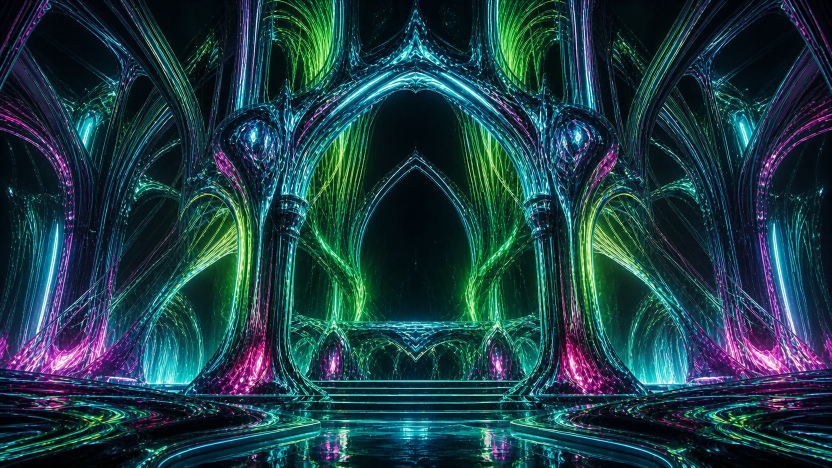
#> input picture vzx/resources/signal-vault/layers-v04/cathedral-master-v04.png, 1664 x 935 px (shown at 1/2 size)
$ python build-vzx-cathedral-v04.py
#> lines starting #> are read from the running program, lines starting #| are printed output that depends on the picture; after the words box and inside, x2 and y2 are one past the last pixel; in counts of white or black regions, pixels touching at a corner belong together
from __future__ import annotations

import base64
import json
from pathlib import Path

from PIL import Image, ImageChops, ImageDraw, ImageEnhance, ImageFilter


ROOT = Path(__file__).resolve().parents[1]
SOURCE = ROOT / "vzx/resources/signal-vault/layers-v04/cathedral-master-v04.png"
OUT_DIR = ROOT / "vzx/resources/signal-vault/layers-v04"
STATE_PATH = ROOT / "vzx/states/signal-cathedral-v04"
SIZE = (1664, 935)


LAYERS = [
    {"name": "crown_apex", "band": "highmid", "polys": [[(0.35, 0), (0.65, 0), (0.64, .19), (.50, .24), (.36, .19)]], "alpha": (.34, .68), "scale": (.985, .17), "cycle": (.018, .13, .05)},
    {"name": "crown_left", "band": "mid", "polys": [[(.20, .10), (.50, .10), (.50, .31), (.39, .32), (.29, .55), (.20, .55)]], "alpha": (.30, .66), "scale": (.975, .22), "cycle": (.025, .11, .12)},
    {"name": "crown_right", "band": "mid", "polys": [[(.50, .10), (.80, .10), (.80, .55), (.71, .55), (.61, .32), (.50, .31)]], "alpha": (.30, .66), "scale": (.975, .22), "cycle": (.025, .11, .62)},
    {"name": "main_column_left", "band": "bass", "polys": [[(.20, .18), (.40, .18), (.39, .86), (.20, .86)]], "alpha": (.36, .70), "scale": (.965, .28), "cycle": (.032, .095, .18)},
    {"name": "main_column_right", "band": "bass", "polys": [[(.60, .18), (.80, .18), (.80, .86), (.61, .86)]], "alpha": (.36, .70), "scale": (.965, .28), "cycle": (.032, .095, .68)},
    {"name": "outer_arch_left", "band": "lowmid", "polys": [[(0, 0), (.31, 0), (.30, .78), (0, .78)]], "alpha": (.26, .72), "scale": (.980, .20), "cycle": (.022, .075, .08)},
    {"name": "outer_arch_right", "band": "lowmid", "polys": [[(.69, 0), (1, 0), (1, .78), (.70, .78)]], "alpha": (.26, .72), "scale": (.980, .20), "cycle": (.022, .075, .58)},
    {"name": "inner_rib_left", "band": "mid", "polys": [[(.31, .24), (.50, .22), (.50, .72), (.32, .72)]], "alpha": (.28, .78), "scale": (.955, .30), "cycle": (.035, .14, .22)},
    {"name": "inner_rib_right", "band": "mid", "polys": [[(.50, .22), (.69, .24), (.68, .72), (.50, .72)]], "alpha": (.28, .78), "scale": (.955, .30), "cycle": (.035, .14, .72)},
    {"name": "portal_core", "band": "sub", "polys": [[(.38, .27), (.62, .27), (.65, .72), (.35, .72)]], "alpha": (.22, .86), "scale": (.925, .48), "cycle": (.045, .07, .00)},
    {"name": "upper_ribs_left", "band": "highmid", "polys": [[(.18, 0), (.46, 0), (.43, .34), (.22, .38)]], "alpha": (.24, .74), "scale": (.980, .18), "cycle": (.020, .17, .30)},
    {"name": "upper_ribs_right", "band": "highmid", "polys": [[(.54, 0), (.82, 0), (.78, .38), (.57, .34)]], "alpha": (.24, .74), "scale": (.980, .18), "cycle": (.020, .17, .80)},
    {"name": "aisle_glow_left", "band": "treble", "polys": [[(0, .30), (.28, .30), (.30, .78), (0, .82)]], "alpha": (.18, .90), "scale": (.990, .14), "cycle": (.016, .23, .10)},
    {"name": "aisle_glow_right", "band": "treble", "polys": [[(.72, .30), (1, .30), (1, .82), (.70, .78)]], "alpha": (.18, .90), "scale": (.990, .14), "cycle": (.016, .23, .60)},
    {"name": "root_left", "band": "bass", "polys": [[(.15, .58), (.43, .56), (.43, .86), (.14, .86)]], "alpha": (.28, .76), "scale": (.970, .30), "cycle": (.028, .105, .36)},
    {"name": "root_right", "band": "bass", "polys": [[(.57, .56), (.85, .58), (.86, .86), (.57, .86)]], "alpha": (.28, .76), "scale": (.970, .30), "cycle": (.028, .105, .86)},
    {"name": "stairs", "band": "lowmid", "polys": [[(.34, .66), (.66, .66), (.70, .90), (.30, .90)]], "alpha": (.32, .70), "scale": (.965, .24), "cycle": (.026, .12, .45)},
    {"name": "floor_center", "band": "sub", "polys": [[(.28, .78), (.72, .78), (.82, 1), (.18, 1)]], "alpha": (.24, .82), "scale": (.950, .38), "cycle": (.038, .08, .50)},
    {"name": "floor_left", "band": "treble", "polys": [[(0, .74), (.42, .74), (.40, 1), (0, 1)]], "alpha": (.20, .88), "scale": (.985, .18), "cycle": (.022, .19, .25)},
    {"name": "floor_right", "band": "treble", "polys": [[(.58, .74), (1, .74), (1, 1), (.60, 1)]], "alpha": (.20, .88), "scale": (.985, .18), "cycle": (.022, .19, .75)},
]

BANDS = {
    "sub": (0, 5.0),
    "bass": (1, 6.5),
    "lowmid": (2, 6.0),
    "mid": (4, 7.0),
    "highmid": (6, 8.5),
    "treble": (7, 11.0),
}

MOTION = {
    "crown_apex": ("y", .060),
    "crown_left": ("x", -.040),
    "crown_right": ("x", .040),
    "main_column_left": ("x", -.065),
    "main_column_right": ("x", .065),
    "outer_arch_left": ("x", -.080),
    "outer_arch_right": ("x", .080),
    "inner_rib_left": ("x", -.050),
    "inner_rib_right": ("x", .050),
    "portal_core": ("y", .025),
    "upper_ribs_left": ("y", .055),
    "upper_ribs_right": ("y", .055),
    "aisle_glow_left": ("x", -.085),
    "aisle_glow_right": ("x", .085),
    "root_left": ("x", -.060),
    "root_right": ("x", .060),
    "stairs": ("y", -.050),
    "floor_center": ("y", -.070),
    "floor_left": ("x", -.075),
    "floor_right": ("x", .075),
}


def b64(value: str) -> str:
    return base64.b64encode(value.encode("utf-8")).decode("ascii")


def px(poly: list[tuple[float, float]]) -> list[tuple[int, int]]:
    return [(round(x * SIZE[0]), round(y * SIZE[1])) for x, y in poly]


def build_images() -> None:
    OUT_DIR.mkdir(parents=True, exist_ok=True)
    master = Image.open(SOURCE).convert("RGB").resize(SIZE, Image.Resampling.LANCZOS)
#> master is the input picture: PIL image 1664x935 RGB; mean R, G, B 26.6, 60.7, 67.8
    master.save(SOURCE, optimize=True)

    base = ImageEnhance.Brightness(master).enhance(.74)
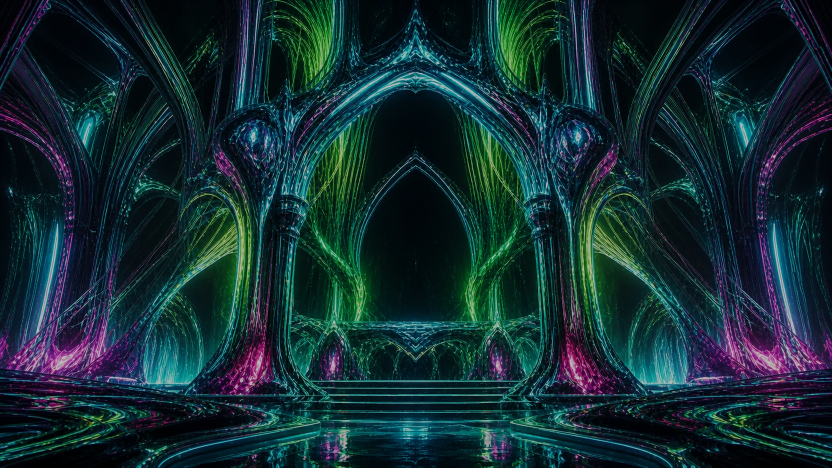
#> base: PIL image 1664x935 RGB (shown at 1/2 size); mean R, G, B 19.2, 44.4, 49.7
    base = ImageEnhance.Color(base).enhance(.95)
    base.save(OUT_DIR / "00-cathedral-shadow-base.png", optimize=True)

    luminous = ImageEnhance.Brightness(master).enhance(1.12)
    luminance = master.convert("L").point(lambda value: max(0, min(255, round((value - 7) * 1.65))))
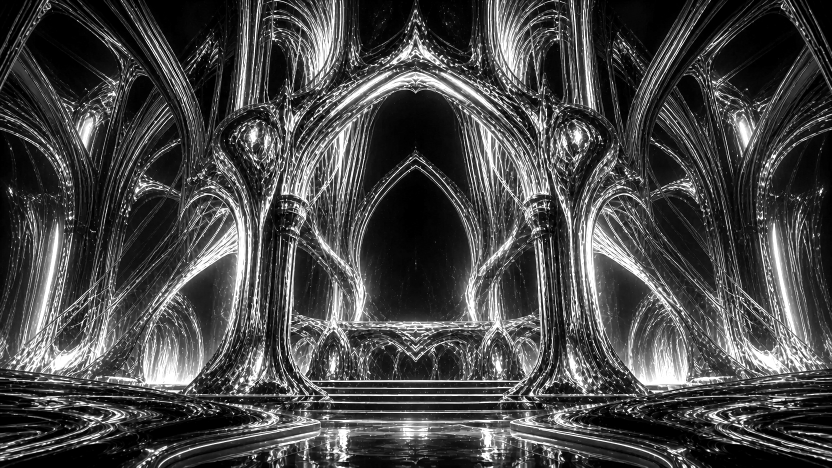
#> luminance: PIL image 1664x935 L (shown at 1/2 size); min 0, max 255, mean 70.5

    for index, layer in enumerate(LAYERS, start=1):
        region = Image.new("L", SIZE, 0)
        draw = ImageDraw.Draw(region)
        for polygon in layer["polys"]:
            draw.polygon(px(polygon), fill=255)
        region = region.filter(ImageFilter.GaussianBlur(10))
        alpha = ImageChops.multiply(region, luminance)
        coverage = alpha.point(lambda value: 255 if value else 0)
        output = Image.composite(luminous, Image.new("RGB", SIZE, (0, 0, 0)), coverage)
        output.putalpha(alpha)
        bbox = alpha.getbbox()
        if bbox is None:
            raise RuntimeError(f"Layer {layer['name']} produced an empty alpha mask")
        padding = 16
        crop = (
            max(0, bbox[0] - padding),
            max(0, bbox[1] - padding),
            min(SIZE[0], bbox[2] + padding),
            min(SIZE[1], bbox[3] + padding),
        )
        layer["crop"] = crop
        output.crop(crop).save(
            OUT_DIR / f"{index:02d}-{layer['name'].replace('_', '-')}-alpha.png",
            optimize=True,
        )
#> this loop made 20 passes
#> (bbox, crop) on passes 1 to 12: ((557, 0, 1107, 234), (541, 0, 1123, 250)), ((308, 69, 858, 540), (292, 53, 874, 556)), ((807, 69, 1357, 540), (791, 53, 1373, 556)), ((308, 143, 692, 830), (292, 127, 708, 846)), ((973, 143, 1357, 830), (957, 127, 1373, 846)), ((0, 0, 540, 755), (0, 0, 556, 771)), ((1124, 0, 1664, 755), (1108, 0, 1664, 771)), ((492, 185, 858, 699), (476, 169, 874, 715)), ((807, 183, 1173, 699), (791, 167, 1189, 715)), ((564, 227, 1105, 699), (548, 211, 1121, 715)), ((279, 0, 784, 376), (263, 0, 800, 392)), ((885, 0, 1387, 377), (869, 0, 1403, 393))
#> pass 1, in build_images, `alpha = ImageChops.multiply(region, luminance)`:
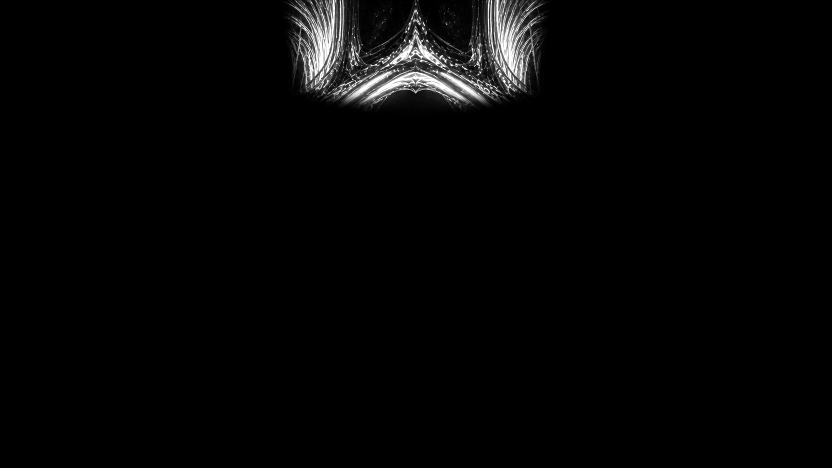
#> alpha: PIL image 1664x935 L (shown at 1/2 size); min 0, max 255, mean 5.3
#> pass 1, in build_images, `coverage = alpha.point(lambda value: 255 if value else 0)`:
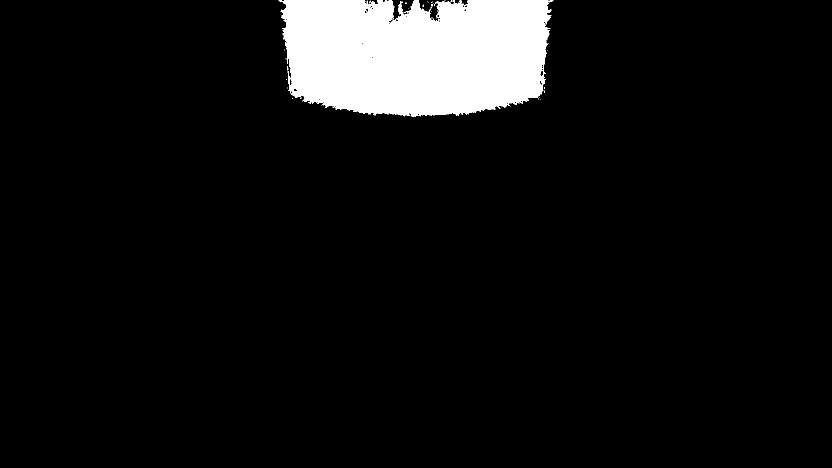
#> coverage: PIL image 1664x935 L (shown at 1/2 size); 7% white; 53 white regions (52 under 20 px), largest, box (x1, y1, x2, y2) and area: (557, 0, 1107, 234) 109071
#> after the loop:
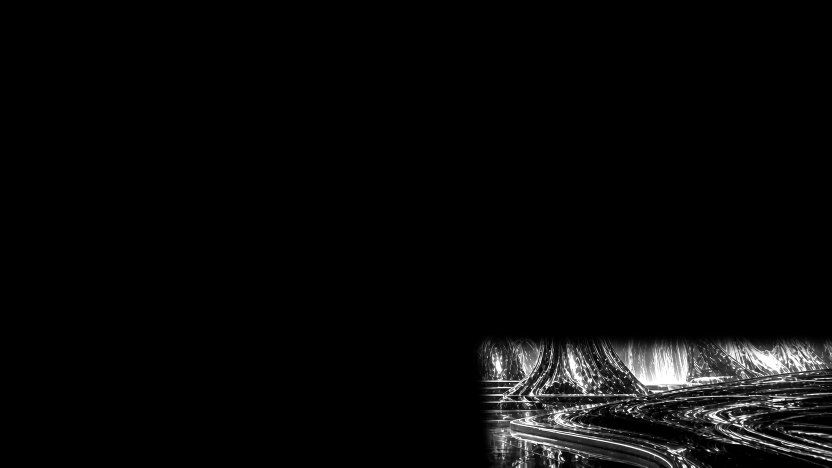
#> alpha: PIL image 1664x935 L (shown at 1/2 size); min 0, max 255, mean 8.6
#> after the loop:
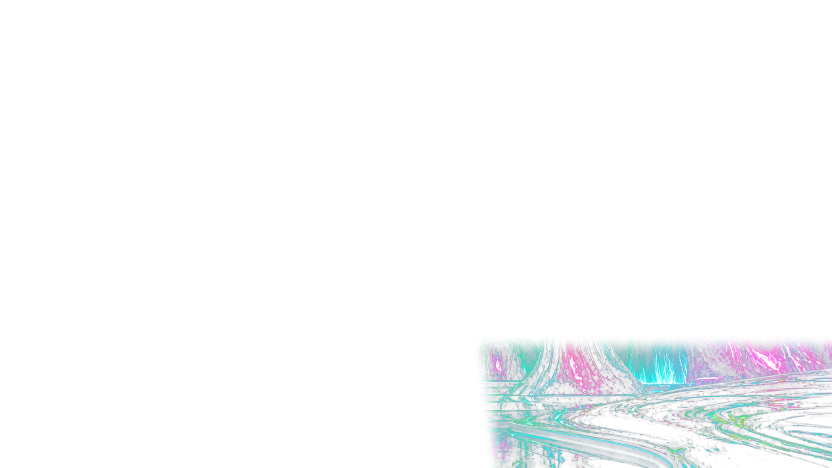
#> output: PIL image 1664x935 RGBA (shown at 1/2 size); mean R, G, B, A 5.5, 8.5, 11.2, 8.6; transparent parts drawn white
#> after the loop:
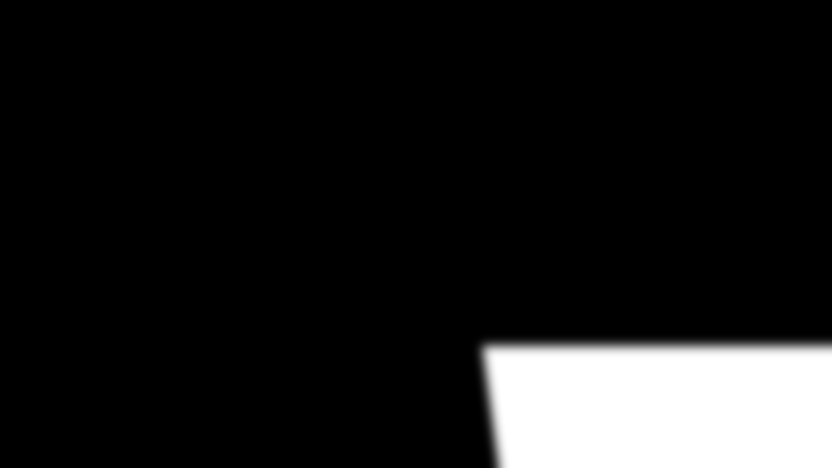
#> region: PIL image 1664x935 L (shown at 1/2 size); min 0, max 255, mean 27.2

    manifest = {
        "master": SOURCE.name,
        "size": SIZE,
        "strategy": "dark stable base plus twenty luminous full-frame alpha plates",
        "layers": LAYERS,
    }
    (OUT_DIR / "layer-map.json").write_text(json.dumps(manifest, indent=2), encoding="utf-8")


def build_state() -> None:
    lines = []
    meta = "Signal Cathedral V04|Joseph | Signal Vault|||Twenty-plate spectral architecture engine with coordinated scale, opacity and phase motion."
    lines.append(f"meta_set {b64(meta)}")
    lines.append("component_create sound;input_visualization_listener audio -1.160000 0.000000")

    for row, (band, (octave, speed)) in enumerate(BANDS.items()):
        y = .30 - row * .09
        lines.append(f"component_create maths;interpolation;float_smoother band_{band} -1.000000 {y:.6f}")
        lines.append(f"param_set band_{band} speed {speed:.20f}")

    lines.extend([
        "component_create texture;loaders;png_tex_load base_texture -1.160000 0.820000",
        f"ps64 base_texture filename {b64('resources/signal-vault/layers-v04/00-cathedral-shadow-base.png')}",
        "param_set base_texture flip_vertical 1",
        "component_create renderers;basic;textured_rectangle base_layer -0.980000 0.820000",
        "param_set base_layer facing_camera 0",
        "param_set base_layer size 1.00000000000000000000",
        "param_set base_layer x_aspect_ratio 1.00000000000000000000",
        "component_create renderers;opengl_modifiers;blend_mode cathedral_composite 0.860000 0.100000",
        "cpp screen0 1.040000 0.100000",
        "param_set screen0 clear_color 0.00000000000000000000,0.00000000000000000000,0.00400000000000000000,1.00000000000000000000",
        "param_set screen0 gamma_correction 1.00000000000000000000",
    ])

    for index, layer in enumerate(LAYERS, start=1):
        key = f"plate_{index:02d}"
        col = (index - 1) % 5
        row = (index - 1) // 5
        x = -0.82 + col * .34
        y = .72 - row * .38
        alpha_base, alpha_gain = layer["alpha"]
        scale_base, scale_gain = layer["scale"]
        cycle_amp, cycle_freq, cycle_phase = layer["cycle"]
        crop_left, crop_top, crop_right, crop_bottom = layer["crop"]
        crop_width = crop_right - crop_left
        crop_height = crop_bottom - crop_top
        piece_size = crop_height / SIZE[1]
        piece_aspect = (crop_width / SIZE[0]) / piece_size
        center_x = ((crop_left + crop_right) / 2) / SIZE[0]
        center_y = ((crop_top + crop_bottom) / 2) / SIZE[1]
        position_x = center_x * 2 - 1
        position_y = 1 - center_y * 2
        move_axis, move_gain = MOTION[layer["name"]]
        scale_base *= piece_size
        scale_gain *= piece_size
        cycle_amp *= piece_size
        filename = f"{index:02d}-{layer['name'].replace('_', '-')}-alpha.png"
        lines.extend([
            f"component_create texture;loaders;png_tex_load {key}_texture {x:.6f} {y:.6f}",
            f"ps64 {key}_texture filename {b64('resources/signal-vault/layers-v04/' + filename)}",
            f"param_set {key}_texture flip_vertical 1",
            f"component_create renderers;basic;textured_rectangle {key}_layer {x + .08:.6f} {y:.6f}",
            f"param_set {key}_layer facing_camera 0",
            f"param_set {key}_layer x_aspect_ratio {piece_aspect:.20f}",
            f"component_create maths;arithmetics;binary;mult {key}_alpha_audio {x:.6f} {y - .08:.6f}",
            f"param_set {key}_alpha_audio param2 {alpha_gain:.20f}",
            f"component_create maths;oscillators;oscillator {key}_alpha_cycle {x + .08:.6f} {y - .08:.6f}",
            f"param_set {key}_alpha_cycle amp {cycle_amp * .8:.20f}",
            f"param_set {key}_alpha_cycle ofs {alpha_base:.20f}",
            f"param_set {key}_alpha_cycle freq {cycle_freq * 1.37:.20f}",
            f"param_set {key}_alpha_cycle phase {cycle_phase:.20f}",
            f"component_create maths;arithmetics;binary;add {key}_alpha_sum {x + .16:.6f} {y - .08:.6f}",
            f"component_create maths;converters;4float_to_float4 {key}_color {x + .24:.6f} {y - .08:.6f}",
            f"param_set {key}_color floata 1.00000000000000000000",
            f"param_set {key}_color floatb 1.00000000000000000000",
            f"param_set {key}_color floatc 1.00000000000000000000",
            f"component_create maths;arithmetics;binary;mult {key}_scale_audio {x:.6f} {y - .16:.6f}",
            f"param_set {key}_scale_audio param2 {scale_gain:.20f}",
            f"component_create maths;oscillators;oscillator {key}_scale_cycle {x + .08:.6f} {y - .16:.6f}",
            f"param_set {key}_scale_cycle amp {cycle_amp:.20f}",
            f"param_set {key}_scale_cycle ofs {scale_base:.20f}",
            f"param_set {key}_scale_cycle freq {cycle_freq:.20f}",
            f"param_set {key}_scale_cycle phase {cycle_phase:.20f}",
            f"component_create maths;arithmetics;binary;add {key}_scale_sum {x + .16:.6f} {y - .16:.6f}",
            f"component_create maths;arithmetics;binary;mult {key}_move_audio {x:.6f} {y - .24:.6f}",
            f"param_set {key}_move_audio param2 {move_gain:.20f}",
            f"component_create maths;oscillators;oscillator {key}_move_cycle {x + .08:.6f} {y - .24:.6f}",
            f"param_set {key}_move_cycle amp {abs(move_gain) * .10:.20f}",
            f"param_set {key}_move_cycle ofs {(position_x if move_axis == 'x' else position_y):.20f}",
            f"param_set {key}_move_cycle freq {cycle_freq * .73:.20f}",
            f"param_set {key}_move_cycle phase {cycle_phase:.20f}",
            f"component_create maths;arithmetics;binary;add {key}_move_sum {x + .16:.6f} {y - .24:.6f}",
            f"component_create maths;converters;3float_to_float3 {key}_position {x + .24:.6f} {y - .24:.6f}",
            f"param_set {key}_position floata {(position_x if move_axis == 'y' else 0):.20f}",
            f"param_set {key}_position floatb {(position_y if move_axis == 'x' else 0):.20f}",
            f"param_set {key}_position floatc 0.00000000000000000000",
        ])

    lines.append("")
    for band, (octave, _speed) in BANDS.items():
        lines.append(f"param_connect band_{band} value_in audio octaves_l_{octave}")
    lines.append("param_connect base_layer texture_in base_texture texture")
    lines.append("param_connect cathedral_composite render_in base_layer render_out")

    for index, layer in enumerate(LAYERS, start=1):
        key = f"plate_{index:02d}"
        band = layer["band"]
        lines.extend([
            f"param_connect {key}_layer texture_in {key}_texture texture",
            f"param_connect {key}_alpha_audio param1 band_{band} result_float",
            f"param_connect {key}_alpha_sum param1 {key}_alpha_cycle float",
            f"param_connect {key}_alpha_sum param2 {key}_alpha_audio product",
            f"param_connect {key}_color floatd {key}_alpha_sum sum",
            f"param_connect {key}_layer color_multiplier {key}_color result_float4",
            f"param_connect {key}_scale_audio param1 band_{band} result_float",
            f"param_connect {key}_scale_sum param1 {key}_scale_cycle float",
            f"param_connect {key}_scale_sum param2 {key}_scale_audio product",
            f"param_connect {key}_layer size {key}_scale_sum sum",
            f"param_connect {key}_move_audio param1 band_{band} result_float",
            f"param_connect {key}_move_sum param1 {key}_move_cycle float",
            f"param_connect {key}_move_sum param2 {key}_move_audio product",
            f"param_connect {key}_position {'floata' if move_axis == 'x' else 'floatb'} {key}_move_sum sum",
            f"param_connect {key}_layer position {key}_position result_float3",
            f"param_connect cathedral_composite render_in {key}_layer render_out",
        ])

    lines.append("param_connect screen0 screen cathedral_composite render_out")
    STATE_PATH.write_text("\n".join(lines) + "\n", encoding="utf-8")


if __name__ == "__main__":
    build_images()
    build_state()
    print(f"Built {len(LAYERS)} cathedral plates in {OUT_DIR}")
    print(f"Built VZX state {STATE_PATH}")
